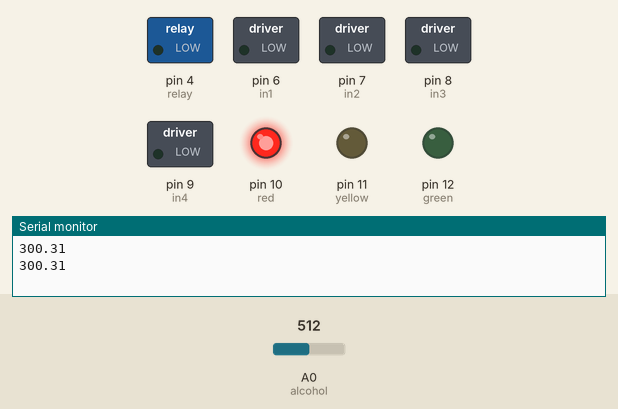
Recording of a sketch running on a simulated Arduino Uno, built with avr-gcc and run on an emulated ATmega328P. Parts: switched loads named in the sketch (green lamp = pin HIGH), output pins drawn as LEDs (lit = HIGH), the last lines printed to the serial monitor. The test bench sets the inputs (shaded band); at power-on: A0 (alcohol) = 512.

Above: at 1.2 s.
1.3 s: A0 (alcohol) set to 113
4.2 s: A0 (alcohol) set to 93
At 6.7 s:
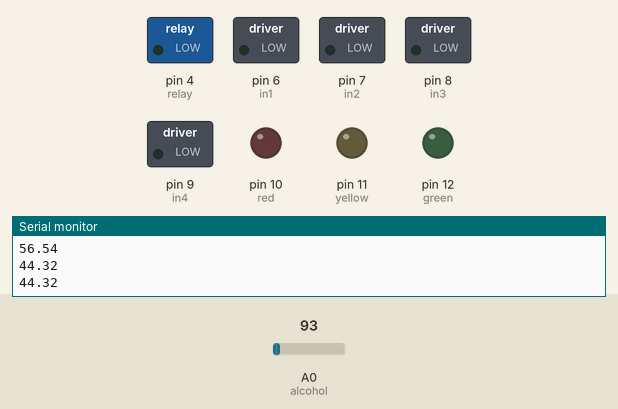
7.5 s: A0 (alcohol) set to 122
At 10.2 s:
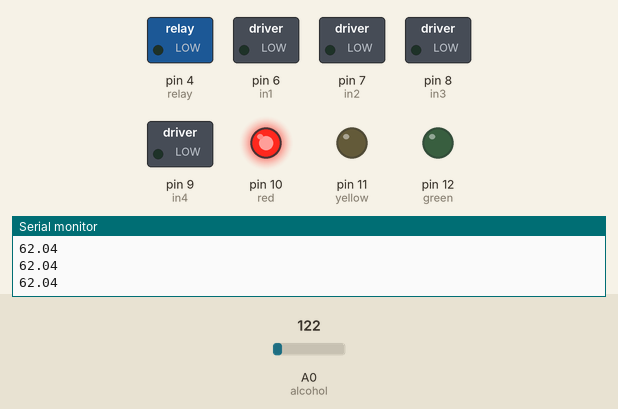
10.5 s: A0 (alcohol) set to 40
At 12.8 s:
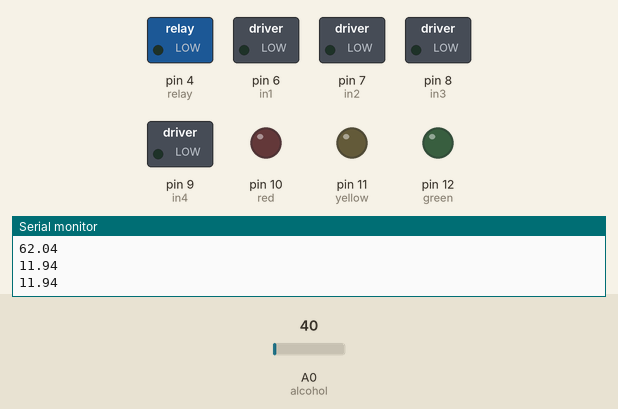
Timing chart, 0 to 14.3 s (numbered marks = the images above; inputs shaded):
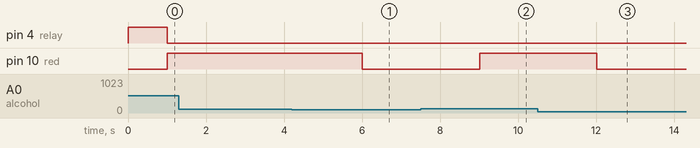

The sketch:

alcohol.ino
```cpp
#define alcohol A0
int relay=4;

int in1=6;
int in2=7;
int in3=8;
int in4=9;

int red=10;
int yellow=11;
int green=12;

int x;
int sensor_value;

void movement(){
   digitalWrite(in1,HIGH);
   digitalWrite(in2,LOW);
   digitalWrite(in3,LOW);
   digitalWrite(in4,HIGH);
}

void pause(){
   digitalWrite(in1,LOW);
   digitalWrite(in2,LOW);
   digitalWrite(in3,LOW);
   digitalWrite(in4,LOW);
}

void function(bool red1, bool yellow1, bool green1, bool relay1){
  digitalWrite(red,red1);
  digitalWrite(yellow,yellow1);
  digitalWrite(green,green1);
  digitalWrite(relay,relay1);
}

void setup() {
  Serial.begin(9600);

  // led
  pinMode(red,OUTPUT);
  pinMode(yellow,OUTPUT);
  pinMode(green,OUTPUT);

  // alcohol
  pinMode(alcohol,INPUT);

  // motor
  pinMode(in1,OUTPUT);
  pinMode(in2,OUTPUT);
  pinMode(in3,OUTPUT);
  pinMode(in4,OUTPUT);

  // relay
  pinMode(relay,OUTPUT);
  digitalWrite(relay,HIGH);

  Serial.setTimeout(1);

}

void loop() {

//    while(!Serial.available());

    x = Serial.readString().toInt();

    sensor_value=analogRead(alcohol);
    float voltage=sensor_value*(5.0/1023.0);
    float alcoholConcentration = (voltage - 0.1) / 0.8 * 100;

//    Serial.println(sensor_value);
    Serial.println(alcoholConcentration);
    delay(1000);
    if(alcoholConcentration > 50){
      //Serial.println(alcoholConcentration);
      function(1,0,0,0);
      pause();
    }
    else if(alcoholConcentration < 50){
      function(0,0,0,0);
      pause();
    }

    else{
      if(x==2){
        function(0,1,0,0);
        pause();
      }
      else if(x==3){
        function(0,1,0,0);
        pause();
      }
      else if(x==4){
//      Serial.println(0);
        function(0,0,1,1);
        movement();
      }

    }

}
```

Measured:
- the behaviour switches between 103 and 102 on A0 (alcohol) (found by bisection; images 0 and 1)
- after the input at 4.2 s, pin 10 (red): HIGH → LOW after 1.8 s
- after the input at 7.5 s, pin 10 (red): LOW → HIGH after 1.5 s
- after the input at 10.5 s, pin 10 (red): HIGH → LOW after 1.5 s
